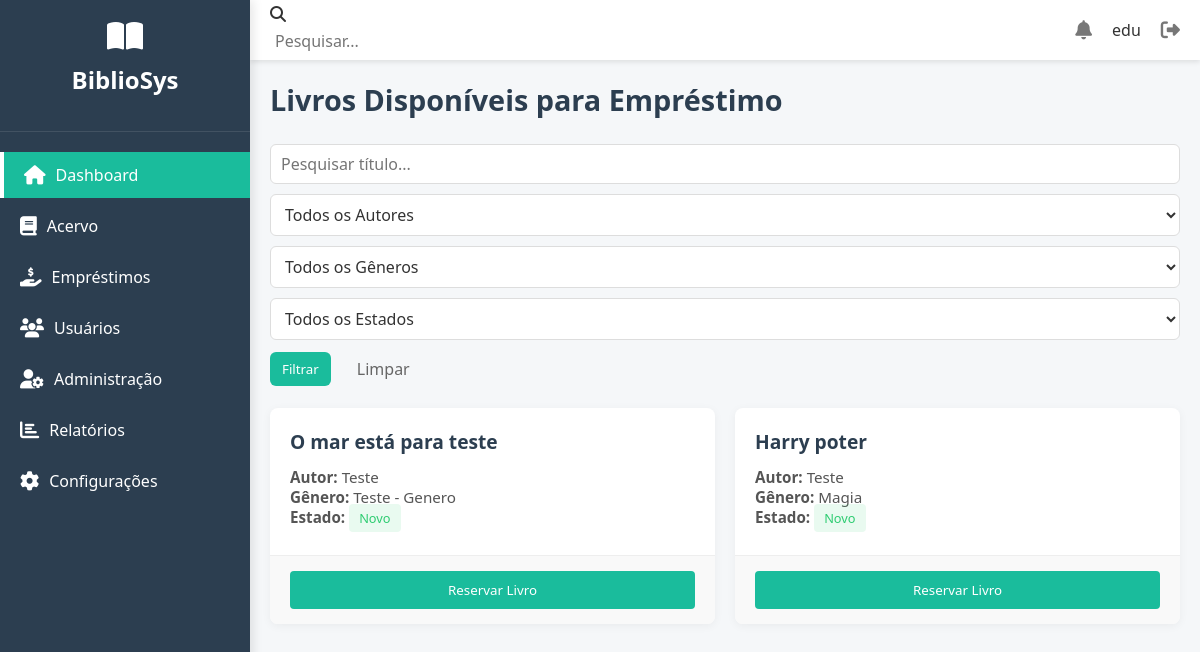
The page /livros/livros-disponiveis/ (signed in) on the database as committed earlier.
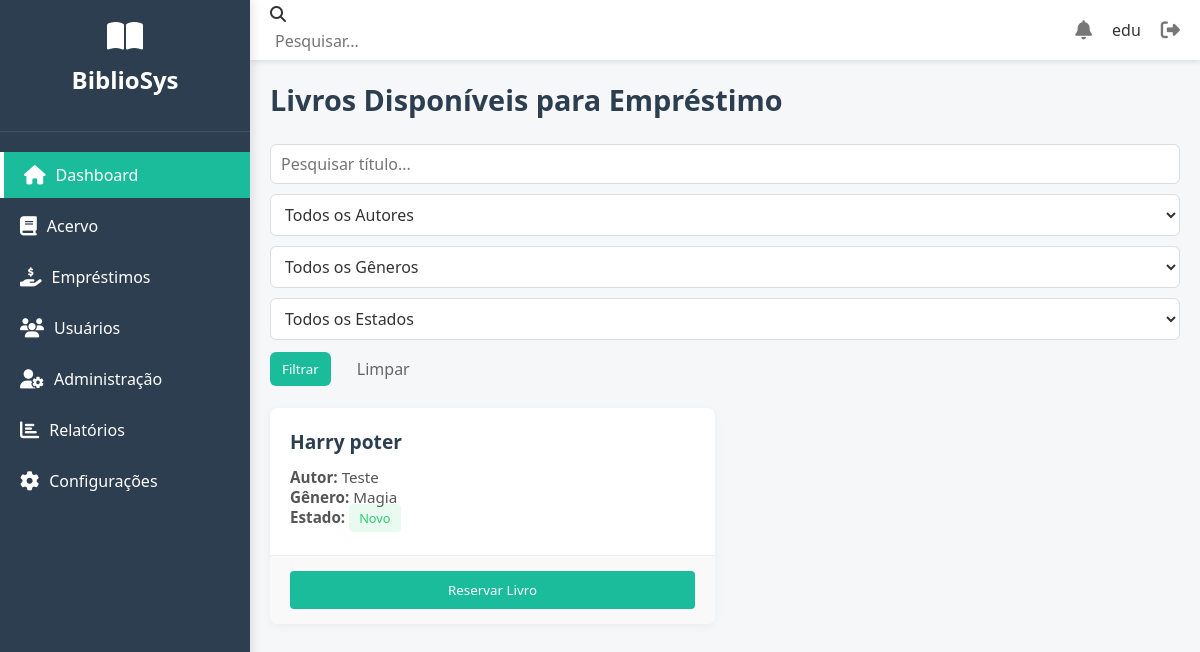
The same page on the database as committed later.
### livros/models.py (models this page shows, shortened)
class Livro(models.Model):
    titulo = models.CharField(max_length=200 , verbose_name='Título')
    autor = models.ForeignKey(Autor, on_delete=models.PROTECT, verbose_name='Autor')
    genero = models.ForeignKey(Genero, on_delete=models.PROTECT, verbose_name='Gênero')
    data_aquisicao = models.DateField(null=True, blank=True, verbose_name='Data de Aquisição')
    disponivel = models.BooleanField(default=True, verbose_name='Disponível', choices=[
        (True, 'Sim'),
        (False, 'Não'),
    ])
    estado = models.CharField(max_length=20, choices=[
        ('Novo', 'Novo'),
        ('Usado', 'Usado'),
        ('Danificado', 'Danificado'),
    ], default='Novo', verbose_name='Estado')

class Autor(models.Model):
    nome = models.CharField(max_length=100, verbose_name='Nome do Autor')
    def __str__(self):
        return self.nome

class Genero(models.Model):
    nome = models.CharField(max_length=50, verbose_name='Nome do Gênero')
    def __str__(self):
        return self.nome

### livros/views.py (the view)
# urls.py: path('livros-disponiveis/', LivrosDisponiveisView.as_view(), name='livros_disponiveis'),
class LivrosDisponiveisView(LoginRequiredMixin, ListView):
    model = Livro
    template_name = 'livros_disponiveis.html'
    context_object_name = 'livros'
    paginate_by = 12
    def get_queryset(self):
        qs = Livro.objects.filter(disponivel=True)
        q = self.request.GET.get('q')
        autor = self.request.GET.get('autor')
        genero = self.request.GET.get('genero')
        estado = self.request.GET.get('estado')
        if q:
            qs = qs.filter(titulo__icontains=q)
        if autor:
            try:
                qs = qs.filter(autor_id=int(autor))
            except (ValueError, TypeError):
                pass
        if genero:
            try:
                qs = qs.filter(genero_id=int(genero))
            except (ValueError, TypeError):
                pass
        if estado:
            qs = qs.filter(estado=estado)
        qs = qs.select_related('autor', 'genero')
        return qs
    def get_context_data(self, **kwargs):
        context = super().get_context_data(**kwargs)
        context['autores'] = Autor.objects.all()
        context['generos'] = Genero.objects.all()
        context['estados'] = [c[0] for c in Livro._meta.get_field('estado').choices]
        qs = self.request.GET.copy()
        if 'page' in qs:
            qs.pop('page')
        context['querystring'] = qs.urlencode()
        return context

### livros/templates/livros_disponiveis.html (shortened to what this page needs)
{% extends 'modelo.html' %}
{% load static %}
{% block cards %}
<div class="livros-disponiveis-container">
    <h2 class="livros-disponiveis-title">Livros Disponíveis para Empréstimo</h2>
    <form method="get" class="livros-filtro-form">
        <div class="filtro-row">
            <input type="text" name="q" placeholder="Pesquisar título..." value="{{ request.GET.q|default:'' }}" class="filtro-input" />
            <select name="autor" class="filtro-select">
                <option value="">Todos os Autores</option>
            </select>
            <select name="genero" class="filtro-select">
                <option value="">Todos os Gêneros</option>
            </select>
            <select name="estado" class="filtro-select">
                <option value="">Todos os Estados</option>
            </select>
            <button type="submit" class="filtro-btn">Filtrar</button>
            <a href="{% url 'livros_disponiveis' %}" class="filtro-limpar">Limpar</a>
        </div>
    </form>
    <div class="livros-disponiveis-grid">
        {% for livro in livros %}
            {% if livro.disponivel %}
            <div class="livro-card">
                <div class="livro-card-body">
                    <h5 class="livro-card-title">{{ livro.titulo }}</h5>
                    <p class="livro-card-text">
                        <strong>Autor:</strong> {{ livro.autor }}<br>
                        <strong>Gênero:</strong> {{ livro.genero }}<br>
                        <strong>Estado:</strong>
                        <span class="livro-badge
                            {% if livro.estado == 'Novo' %}livro-bg-success
                            {% elif livro.estado == 'Usado' %}livro-bg-warning
                            {% else %}livro-bg-danger{% endif %}">
                            {{ livro.estado }}
                        </span>
                    </p>
                </div>
                <div class="livro-card-footer">
                    <form method="post" action="{% url 'emprestimo_create' livro.id %}">
                        <button type="submit" class="livro-btn-reservar">Reservar Livro</button>
                    </form>
                </div>
            </div>
            {% endif %}
        {% empty %}
            <div class="livro-alert-info">
                Nenhum livro disponível no momento.
            </div>
        {% endfor %}
    </div>
</div>
{% endblock %}

Rows that differ between the two databases and show on the page:
no longer on this page (row edited): Livro: titulo "O mar está para teste", autor "Teste", genero "Teste - Genero", estado "Novo"
